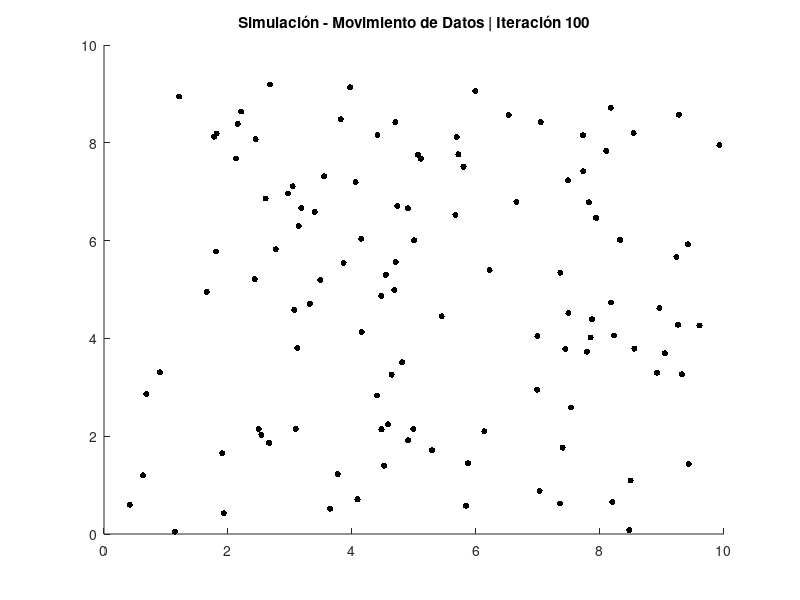

Source code (MATLAB): (Note: this script raises an error after producing the figure.)
clear; clc; close all; % Limpiar el workspace

%% PARÁMETROS DE LA SIMULACIÓN

n_puntos = 150;        % Número total de puntos de datos aleatorios a generar
n_iteraciones = 100;   % Número de iteraciones de la simulación
velocidad_max = 0.05;  % Velocidad máxima de los puntos
n_agentes = 10;        % Número total de agentes robóticos disponibles

% Generación de datos aleatorios
posiciones = rand(n_puntos, 2) * 10;                    % Posiciones iniciales aleatorias dentro del área 10x10
velocidades = (rand(n_puntos, 2) - 0.5) * velocidad_max; % Velocidades aleatorias 

% Movimiento de datos
for t = 1:n_iteraciones
    posiciones = posiciones + velocidades;              % Actualiza las posiciones conforme a las velocidades
    clf;                                                % Limpia la figura antes de dibujar
    scatter(posiciones(:,1), posiciones(:,2), 20, 'k', 'filled'); % Muestra los puntos
    xlim([0 10]); ylim([0 10]);                         % Área visible
    title(['Simulación - Movimiento de Datos | Iteración ', num2str(t)]); 
    pause(0.01);                                        
end

%% Aplicación de agrupamiento DBSCAN

radio = 0.6;  % Radio de vecindad para considerar puntos cercanos
min_vecinos = 5; % Mínimo número de vecinos para formar un grupo
etiquetas = dbscan(posiciones, radio, min_vecinos); % Ejecuta el algoritmo DBSCAN

% Eliminación de ruido
grupos = unique(etiquetas);                     % Identifica las etiquetas únicas
grupos(grupos == -1) = [];                      % Elimina los puntos considerados ruido
n_grupos = length(grupos);                      % Conteo del número de grupos válidos

% Calcular tamaños de los grupos
conteos = arrayfun(@(g) sum(etiquetas == g), grupos); % Número de puntos por grupo

% Ordenar por tamaño descendente
[conteos_ordenados, idx_ordenados] = sort(conteos, 'descend'); % Ordenamiento
grupos_ordenados = grupos(idx_ordenados);                       % Reordena las etiquetas

% Reetiquetar grupos: 1 = más grande
nuevas_etiquetas = zeros(size(etiquetas));       % Vector para las nuevas etiquetas
for i = 1:n_grupos
    nuevas_etiquetas(etiquetas == grupos_ordenados(i)) = i; % Asigna etiquetas nuevas
end

% Visualización de grupos
figure;
gscatter(posiciones(:,1), posiciones(:,2), nuevas_etiquetas); % Grafica los grupos
title('Datos agrupados por DBSCAN (reordenados por tamaño)');
xlabel('X'); ylabel('Y');

%% Asignación de agentes a grupos

% Distribución de agentes
asignacion_agentes = [4 3 2 1];  

% Ajuste de distribución según número de grupos
asignacion_agentes = asignacion_agentes(1:min(n_grupos, length(asignacion_agentes))); 

% Posiciones iniciales de los agentes
pos_agentes = rand(n_agentes, 2) * 10;            

% Calcular centroides de los grupos
centroides = zeros(n_grupos, 2);                  
for i = 1:n_grupos
    centroides(i,:) = mean(posiciones(nuevas_etiquetas == i, :)); % Centroide de cada grupo
end

% Asignar agentes a grupos según distribución
agente_a_grupo = [];                              
for i = 1:length(asignacion_agentes)
    agente_a_grupo = [agente_a_grupo; repmat(i, asignacion_agentes(i), 1)]; % Repite el índice del grupo
end

% Visualización final
figure;
hold on;
gscatter(posiciones(:,1), posiciones(:,2), nuevas_etiquetas); % Visualiza los grupos
for i = 1:length(agente_a_grupo)
    id_grupo = agente_a_grupo(i);                % Grupo asignado al agente i
    posicion = centroides(id_grupo,:) + 0.5 * randn(1,2); % Posición cercana al centroide
    pos_agentes(i,:) = posicion;                 % Guarda la posición
    plot(posicion(1), posicion(2), 'ro', 'MarkerFaceColor', 'r', 'MarkerSize', 8); % Muestra agente
end
title('Agentes asignados a grupos según tamaño');
xlabel('X'); ylabel('Y');
legend('Grupo 1', 'Grupo 2', 'Grupo 3', 'Grupo 4', 'Agentes'); 
